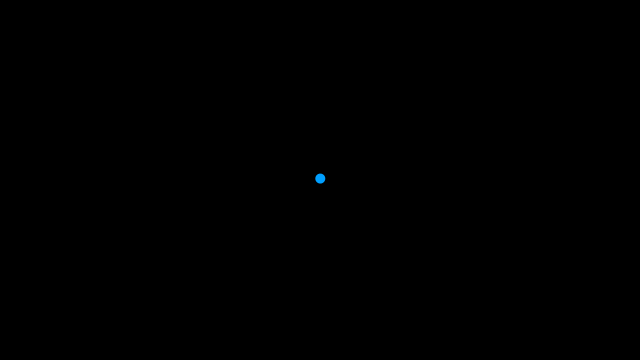
Frame 1 (no input)
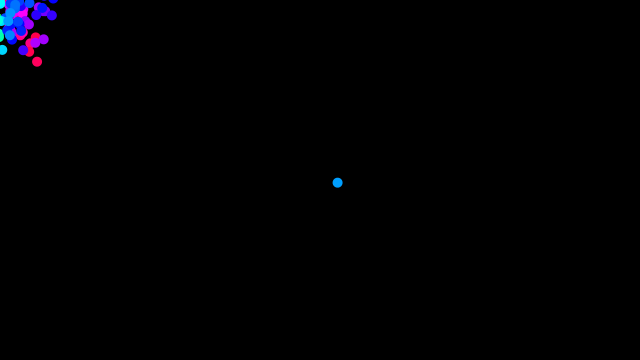
Frame 60 (the mouse pressed at the canvas centre just before this capture)
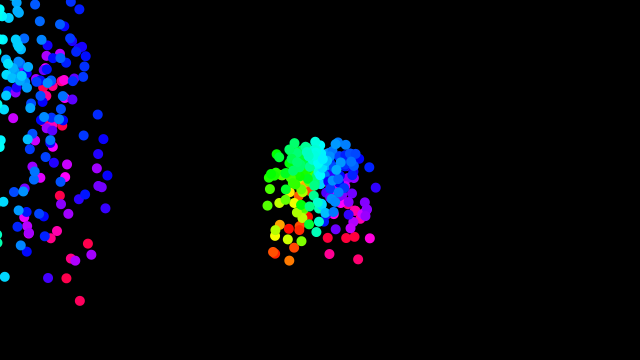
Frame 120 (the mouse held since frame 60 and released just before this capture)

The Processing sketch that drew these frames (run headless with seeded random() and noise(); from frame 60 on, the mouse is pressed at the canvas centre):

// Processing sketch: processing_12255
// ── processing_12255.pde

//code based on simple particle systems in examples

ParticleSystem ps;

PGraphics buffer;


void setup() {
  size(640, 360);
  colorMode(RGB, 255, 255, 255, 100);
  ps = new ParticleSystem(1, new PVector(width/2,height/2,0));
  smooth();
}

void draw() {
  background(255, 0, 0);
  ps.run();
  ps.addParticle(mouseX,mouseY);
  ps.addParticle(mouseX,mouseY);
  ps.addParticle(mouseX,mouseY);
  ps.addParticle(mouseX,mouseY);
  ps.addParticle(mouseX,mouseY);
}






// A class to describe a group of Particles
// An ArrayList is used to manage the list of Particles 

class ParticleSystem {

  ArrayList particles;    // An arraylist for all the particles
  PVector origin;        // An origin point for where particles are born

  ParticleSystem(int num, PVector v) {
    particles = new ArrayList();              // Initialize the arraylist
    origin = v.get();                        // Store the origin point
    for (int i = 0; i < num; i++) {
      particles.add(new Particle(origin));    // Add "num" amount of particles to the arraylist
    }
  }

  void run() {
    // Cycle through the ArrayList backwards b/c we are deleting
    for (int i = particles.size()-1; i >= 0; i--) {
      Particle p = (Particle) particles.get(i);
      p.run();
      if (p.dead()) {
        particles.remove(i);
      }
    }
  }

  void addParticle() {
    particles.add(new Particle(origin));
  }
  
    void addParticle(float x, float y) {
    particles.add(new Particle(new PVector(x,y)));
  }

  void addParticle(Particle p) {
    particles.add(p);
  }

  // A method to test if the particle system still has particles
  boolean dead() {
    if (particles.isEmpty()) {
      return true;
    } else {
      return false;
    }
  }

}




// A simple Particle class

class Particle {
  PVector loc;
  PVector vel;
  PVector acc;
  color pcolor;
  float r;
  float timer;
  
  // Another constructor (the one we are using here)
  Particle(PVector l) {
    acc = new PVector(0,0.05,0);
    vel = new PVector(random(-1,1),random(-2,0),0);
    float angle =  degrees(PVector.angleBetween(new PVector(-1,0),vel)) * 2;
    
    println("colour " + angle);
    float most = 100.0;
    colorMode(HSB, 360, 100, 100);
    pcolor = color(angle,most, most);
 
    // sat 100 b 100 h angle
    
    loc = l.get();
    r = 10.0;
    timer = 200.0;
  }

  void run() {
    update();
    render();
  }

  // Method to update location
  void update() {
    vel.add(acc);
    loc.add(vel);
    timer -= 1.0;
  }

  // Method to display
  void render() {
    colorMode(HSB, 360, 100, 100);
    ellipseMode(CENTER);
    //stroke(255,timer);
    stroke(255,0);
    //fill(100,timer);
    // pcolor
    fill(pcolor,100);
    ellipse(loc.x,loc.y,r,r);
    //displayVector(vel,loc.x,loc.y,10);
  }
  
  // Is the particle still useful?
  boolean dead() {
    if (timer <= 0.0) {
      return true;
    } else {
      return false;
    }
  }
  
   void displayVector(PVector v, float x, float y, float scayl) {
    pushMatrix();
    float arrowsize = 4;
    // Translate to location to render vector　
    translate(x,y);
    stroke(255);
    // Call vector heading function to get direction (note that pointing up is a heading of 0) and rotate
    rotate(v.heading2D());
    // Calculate length of vector & scale it to be bigger or smaller if necessary
    float len = v.mag()*scayl;
    // Draw three lines to make an arrow (draw pointing up since we've rotate to the proper direction)
    line(0,0,len,0);
    line(len,0,len-arrowsize,+arrowsize/2);
    line(len,0,len-arrowsize,-arrowsize/2);
    popMatrix();
  } 

}
